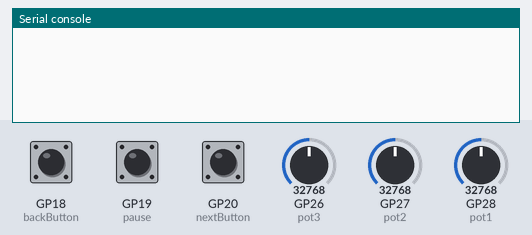
This program was run on a simulated Raspberry Pi Pico running CircuitPython. On the bench: the last lines printed to the serial console. Inputs (shaded band) come from the test bench; at power-on: GP18 (backButton) LOW, GP19 (pause) LOW, GP20 (nextButton) LOW, GP26 (pot3) = 32768, GP27 (pot2) = 32768, GP28 (pot1) = 32768 (analog values on the 0–65535 scale).

Above: at 1.2 s.
1.3 s: GP18 (backButton) pulled HIGH for 1 s
At 2.8 s:
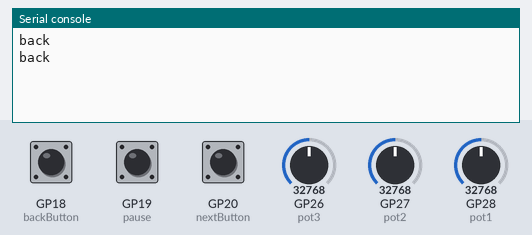
4.5 s: GP19 (pause) pulled HIGH for 0.15 s
At 4.9 s:
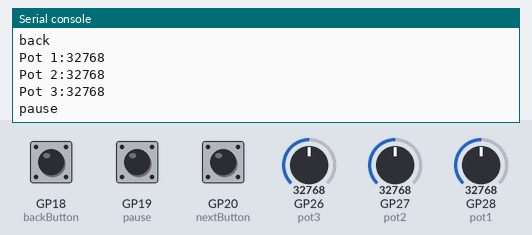
6.1 s: GP20 (nextButton) pulled HIGH for 1 s
At 7.3 s:
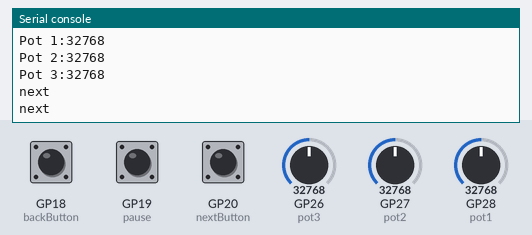
8.6 s: GP26 (pot3) set to 45874
At 9.8 s:
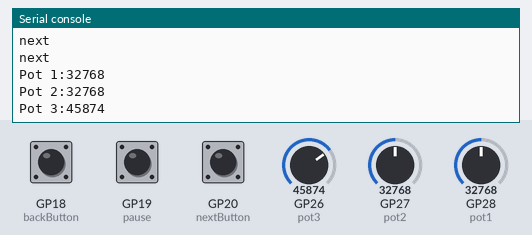
10.1 s: GP27 (pot2) set to 45874
11.6 s: GP28 (pot1) set to 45874
At 13.0 s:
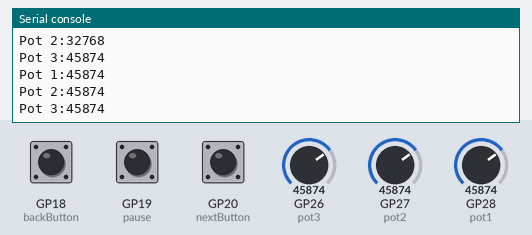
Timing chart, 0 to 14.1 s (numbered marks = the images above; inputs shaded):
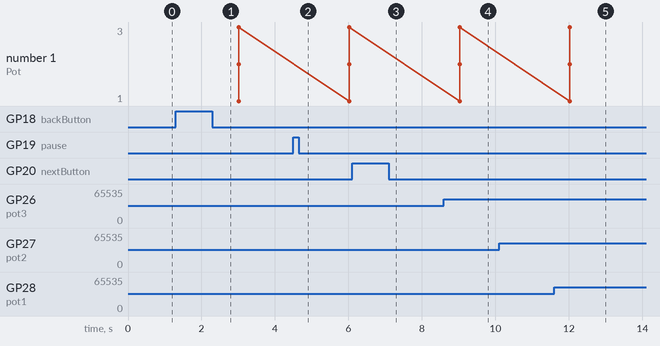

Measured:
- after the input at 1.3 s, the serial console: prints a new line after 0.34 s (image 1)
- after the input at 4.5 s, the serial console: prints a new line after 0.10 s (image 2)
- after the input at 6.1 s, the serial console: prints a new line after 0.20 s (image 3)
- after the input at 8.6 s, the serial console: prints a new line after 0.42 s (image 4)
- after the input at 11.6 s, the serial console: prints a new line after 0.43 s (image 5)

The program:

Radio_Generic.py
```python
"""
Radio Module Example
-----------------------------------------------------------

Purpose:
- Read three potentiometers and three buttons on a Raspberry Pi Pico.
- Periodically transmit all readings over UART to a central controller.


Typical Uses:
- Physical computing inputs
- Sending sensor/button state to another microcontroller
- Upstream conversion to MIDI or other protocols by a separate master device

- This file is provided as a general educational example. It is not derived from
  or representative of any proprietary or third-party project.

Author: Austin Zercher
Date: 2025
-----------------------------------------------------------
"""

import time
import digitalio
from analogio import AnalogIn
import busio
import board

uart = busio.UART(board.GP0, board.GP1, baudrate=9600)

# Set up buttons
backButton = digitalio.DigitalInOut(board.GP18)
backButton.direction = digitalio.Direction.INPUT
backButton.pull = digitalio.Pull.DOWN

pause = digitalio.DigitalInOut(board.GP19)
pause.direction = digitalio.Direction.INPUT
pause.pull = digitalio.Pull.DOWN

nextButton = digitalio.DigitalInOut(board.GP20)
nextButton.direction = digitalio.Direction.INPUT
nextButton.pull = digitalio.Pull.DOWN

buttons = [
    ("back", backButton),
    ("pause", pause),
    ("next", nextButton)
]

# Set up potentiometers
pot1 = AnalogIn(board.GP28)
pot2 = AnalogIn(board.GP27)
pot3 = AnalogIn(board.GP26)

values = [0, 0, 0]
timer = time.monotonic()
timer2 = time.monotonic()

# Main loop (unchanged logic)
while True:
    now = time.monotonic()

    values[0] = pot1.value
    values[1] = pot2.value
    values[2] = pot3.value

    if (now - timer >= 0.3):
        for i, v in enumerate(values):
            uart.write((f"Radio:Pot{i+1}:{v}\n").encode())

        for name, b in buttons:
            uart.write((f"Radio:{name}:{b.value}\n").encode())
            if b.value:
                print(name)
        timer = time.monotonic()

    if (now - timer2 >= 3):
        for i, v in enumerate(values):
            print(f"Pot {i+1}:{v}")
        timer2 = time.monotonic()
```
